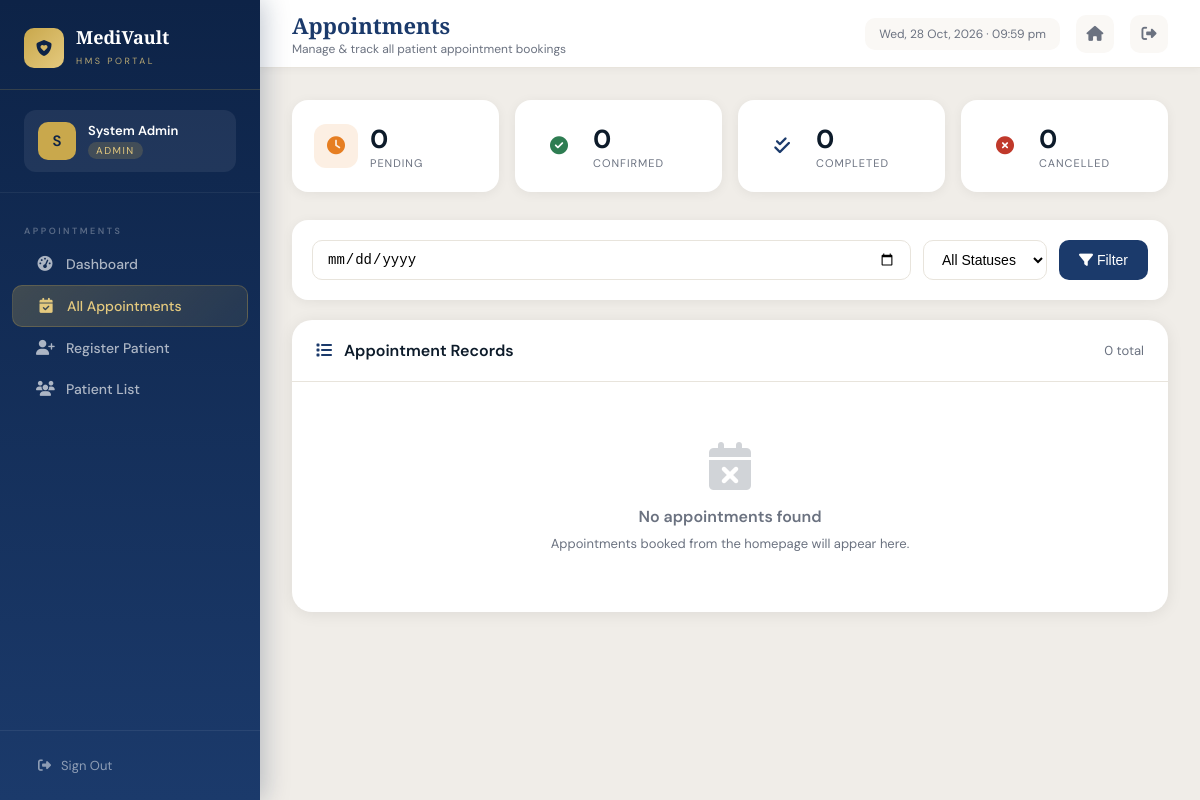
The app's page /appointments (signed in) with its own data.
### models/user.py (models this page shows, shortened)
class User(UserMixin, db.Model):
    __tablename__ = 'users'
    id         = db.Column(db.Integer, primary_key=True)
    full_name  = db.Column(db.String(120), nullable=False)
    email      = db.Column(db.String(120), unique=True, nullable=False)
    password   = db.Column(db.String(256), nullable=False)
    role       = db.Column(db.String(20), nullable=False, default='receptionist')
    department = db.Column(db.String(100))
    phone      = db.Column(db.String(20))
    is_active  = db.Column(db.Boolean, default=True)
    created_at = db.Column(db.DateTime, default=datetime.utcnow)

### routes/appointments.py (the view)
@appts_bp.route('/appointments')
@login_required
@roles_required('admin', 'receptionist', 'doctor')
def list_appointments():
    status_filter = request.args.get('status', '')
    date_filter   = request.args.get('date', '')
    page          = request.args.get('page', 1, type=int)
    query = Appointment.query
    if status_filter:
        query = query.filter_by(status=status_filter)
    if date_filter:
        query = query.filter(Appointment.appointment_date == date_filter)
    appointments = query.order_by(Appointment.created_at.desc()).paginate(page=page, per_page=20, error_out=False)
    counts = {
        'pending'  : Appointment.query.filter_by(status='pending').count(),
        'confirmed': Appointment.query.filter_by(status='confirmed').count(),
        'completed': Appointment.query.filter_by(status='completed').count(),
        'cancelled': Appointment.query.filter_by(status='cancelled').count(),
    }
    doctors = User.query.filter_by(role='doctor', is_active=True).all()
    return render_template('appointments/list.html',
        appointments  = appointments,
        counts        = counts,
        status_filter = status_filter,
        date_filter   = date_filter,
        doctors       = doctors,
    )

### templates/appointments/list.html (shortened to what this page needs)
{% extends "base.html" %}
{% block page_title %}Appointments{% endblock %}
{% block page_subtitle %}Manage & track all patient appointment bookings{% endblock %}
{% block sidebar_nav %}
<div class="nav-section-label">Appointments</div>
<a href="/dashboard" class="nav-item"><i class="fas fa-gauge-high"></i> Dashboard</a>
<a href="/appointments" class="nav-item active"><i class="fas fa-calendar-check"></i> All Appointments</a>
<a href="/patients/new" class="nav-item"><i class="fas fa-user-plus"></i> Register Patient</a>
<a href="/patients" class="nav-item"><i class="fas fa-users"></i> Patient List</a>
{% endblock %}
{% block content %}
<div style="display:grid;grid-template-columns:repeat(4,1fr);gap:16px;margin-bottom:28px">
  {% set card_data = [
    ('pending','clock','Pending',counts.pending,'#E67E22'),
    ('confirmed','circle-check','Confirmed',counts.confirmed,'var(--emerald)'),
    ('completed','check-double','Completed',counts.completed,'var(--royal)'),
    ('cancelled','circle-xmark','Cancelled',counts.cancelled,'var(--rose)')
  ] %}
  {% for slug,icon,label,count,color in card_data %}
  <a href="?status={{ slug }}" style="text-decoration:none">
    <div style="background:var(--white);border-radius:16px;padding:20px;border:2px solid {% if status_filter == slug %}{{ color }}{% else %}transparent{% endif %};box-shadow:0 2px 12px rgba(0,0,0,0.06);transition:all .2s">
      <div style="display:flex;align-items:center;gap:12px">
        <div style="width:44px;height:44px;border-radius:12px;background:{{ color }}20;display:flex;align-items:center;justify-content:center;color:{{ color }};font-size:18px">
          <i class="fas fa-{{ icon }}"></i>
        </div>
        <div>
          <div style="font-size:26px;font-weight:700;color:var(--navy-text)">{{ count }}</div>
          <div style="font-size:11px;color:var(--slate);text-transform:uppercase;letter-spacing:1px">{{ label }}</div>
        </div>
      </div>
    </div>
  </a>
  {% endfor %}
</div>
<div style="background:var(--white);border-radius:16px;padding:20px;margin-bottom:20px;box-shadow:0 2px 12px rgba(0,0,0,0.06);display:flex;gap:16px;align-items:center;flex-wrap:wrap">
  <form method="GET" style="display:flex;gap:12px;flex:1;flex-wrap:wrap">
    <div style="flex:1;min-width:200px">
      <input type="date" name="date" value="{{ date_filter }}"
        style="width:100%;padding:10px 14px;border:1.5px solid var(--platinum);border-radius:10px;font-size:14px;outline:none">
    </div>
    <div>
      <select name="status" style="padding:10px 14px;border:1.5px solid var(--platinum);border-radius:10px;font-size:14px;outline:none;background:white">
        <option value="">All Statuses</option>
      </select>
    </div>
    <button type="submit" style="padding:10px 20px;background:var(--royal);color:white;border:none;border-radius:10px;font-size:14px;cursor:pointer">
      <i class="fas fa-filter"></i> Filter
    </button>
  </form>
</div>
<div style="background:var(--white);border-radius:20px;overflow:hidden;box-shadow:0 2px 16px rgba(0,0,0,0.08)">
  <div style="padding:20px 24px;border-bottom:1px solid var(--platinum);display:flex;align-items:center;justify-content:space-between">
    <div style="font-size:16px;font-weight:600;color:var(--navy-text)">
      <i class="fas fa-list" style="color:var(--royal);margin-right:8px"></i>
      Appointment Records
    </div>
    <div style="font-size:13px;color:var(--slate)">{{ appointments.total }} total</div>
  </div>
  {% if appointments.items %}
  <div style="overflow-x:auto">
    <table style="width:100%;border-collapse:collapse">
      <thead>
        <tr style="background:#F8F7F4">
          <th style="padding:14px 20px;text-align:left;font-size:11px;text-transform:uppercase;letter-spacing:1px;color:var(--slate);font-weight:600">#</th>
          <th style="padding:14px 20px;text-align:left;font-size:11px;text-transform:uppercase;letter-spacing:1px;color:var(--slate);font-weight:600">Patient</th>
          <th style="padding:14px 20px;text-align:left;font-size:11px;text-transform:uppercase;letter-spacing:1px;color:var(--slate);font-weight:600">Contact</th>
          <th style="padding:14px 20px;text-align:left;font-size:11px;text-transform:uppercase;letter-spacing:1px;color:var(--slate);font-weight:600">Doctor</th>
          <th style="padding:14px 20px;text-align:left;font-size:11px;text-transform:uppercase;letter-spacing:1px;color:var(--slate);font-weight:600">Date</th>
          <th style="padding:14px 20px;text-align:left;font-size:11px;text-transform:uppercase;letter-spacing:1px;color:var(--slate);font-weight:600">Status</th>
          <th style="padding:14px 20px;text-align:left;font-size:11px;text-transform:uppercase;letter-spacing:1px;color:var(--slate);font-weight:600">Actions</th>
        </tr>
      </thead>
      <tbody>
        {% for appt in appointments.items %}
        <tr style="border-top:1px solid var(--platinum);transition:background .15s" onmouseover="this.style.background='#FAFAF8'" onmouseout="this.style.background=''">
          <td style="padding:14px 20px;font-size:13px;color:var(--slate)">#{{ appt.id }}</td>
          <td style="padding:14px 20px">
            <div style="font-weight:600;color:var(--navy-text);font-size:14px">{{ appt.patient_name }}</div>
            <div style="font-size:11px;color:var(--slate);margin-top:2px">
              <span style="background:{% if appt.patient_type=='new' %}#EBF5FB{% else %}#EAF7F0{% endif %};color:{% if appt.patient_type=='new' %}var(--teal){% else %}var(--emerald){% endif %};padding:2px 8px;border-radius:100px;font-weight:600;text-transform:uppercase;letter-spacing:.5px">
                {{ appt.patient_type }}
              </span>
              {% if appt.patient_id_ref %}
              <span style="margin-left:6px">{{ appt.patient_id_ref }}</span>
              {% endif %}
            </div>
          </td>
          <td style="padding:14px 20px;font-size:13px">
            <div>{{ appt.phone }}</div>
            {% if appt.email %}<div style="color:var(--slate)">{{ appt.email }}</div>{% endif %}
          </td>
          <td style="padding:14px 20px;font-size:13px;color:var(--navy-text)">{{ appt.preferred_doctor or '—' }}</td>
          <td style="padding:14px 20px;font-size:13px;font-weight:600;color:var(--navy-text)">{{ appt.appointment_date }}</td>
          <td style="padding:14px 20px">
            {% set sc = {'pending':'#E67E22','confirmed':'var(--emerald)','completed':'var(--royal)','cancelled':'var(--rose)'} %}
            <span style="padding:4px 12px;border-radius:100px;font-size:11px;font-weight:700;text-transform:uppercase;letter-spacing:.5px;background:{{ sc.get(appt.status,'var(--slate)') }}20;color:{{ sc.get(appt.status,'var(--slate)') }}">
              {{ appt.status }}
            </span>
          </td>
          <td style="padding:14px 20px">
            <div style="display:flex;gap:6px">
              <a href="/appointments/{{ appt.id }}" style="padding:6px 12px;background:var(--royal);color:white;border-radius:8px;font-size:12px;text-decoration:none">
                <i class="fas fa-eye"></i>
              </a>
              {% if appt.status == 'pending' %}
              <a href="/appointments/{{ appt.id }}/confirm" style="padding:6px 12px;background:var(--emerald);color:white;border-radius:8px;font-size:12px;text-decoration:none" title="Confirm">
                <i class="fas fa-check"></i>
              </a>
              <a href="/appointments/{{ appt.id }}/cancel" style="padding:6px 12px;background:var(--rose);color:white;border-radius:8px;font-size:12px;text-decoration:none" title="Cancel"
                onclick="return confirm('Cancel this appointment?')">
                <i class="fas fa-times"></i>
              </a>
              {% elif appt.status == 'confirmed' %}
              <a href="/appointments/{{ appt.id }}/complete" style="padding:6px 12px;background:var(--royal-mid);color:white;border-radius:8px;font-size:12px;text-decoration:none" title="Mark Complete">
                <i class="fas fa-check-double"></i>
              </a>
              {% endif %}
            </div>
          </td>
        </tr>
        {% endfor %}
      </tbody>
    </table>
  </div>
  {% if appointments.pages > 1 %}
  <div style="padding:16px 24px;border-top:1px solid var(--platinum);display:flex;gap:8px;justify-content:center">
    {% for page in appointments.iter_pages() %}
      {% if page %}
        <a href="?page={{ page }}{% if status_filter %}&status={{ status_filter }}{% endif %}{% if date_filter %}&date={{ date_filter }}{% endif %}"
          style="padding:8px 14px;border-radius:8px;font-size:13px;text-decoration:none;{% if page == appointments.page %}background:var(--royal);color:white{% else %}background:var(--platinum);color:var(--navy-text){% endif %}">
          {{ page }}
        </a>
      {% else %}
        <span style="padding:8px 6px;color:var(--slate)">…</span>
      {% endif %}
    {% endfor %}
  </div>
  {% endif %}
  {% else %}
  <div style="padding:60px;text-align:center;color:var(--slate)">
    <i class="fas fa-calendar-xmark" style="font-size:48px;opacity:0.3;margin-bottom:16px;display:block"></i>
    <div style="font-size:16px;font-weight:600;margin-bottom:8px">No appointments found</div>
    <div style="font-size:13px">Appointments booked from the homepage will appear here.</div>
  </div>
  {% endif %}
</div>
{% endblock %}

### templates/base.html (shortened to what this page needs)
<!DOCTYPE html>
<html lang="en">
<head>
  <link rel="stylesheet" href="https://cdnjs.cloudflare.com/ajax/libs/font-awesome/6.5.0/css/all.min.css"/>
</head>
<body>
<aside class="sidebar">
  <a href="/" class="sidebar-logo">
    <div class="logo-icon"><i class="fas fa-shield-heart"></i></div>
    <div class="logo-name">
      <span>MediVault</span>
      <small>HMS Portal</small>
    </div>
  </a>
  <div class="sidebar-user">
    <div class="user-badge role-{{ current_user.role }}">
      <div class="user-avatar">{{ current_user.full_name[0].upper() }}</div>
      <div class="user-info">
        <div class="u-name">{{ current_user.full_name }}</div>
        <div class="u-role">{{ current_user.role.title() }}</div>
      </div>
    </div>
  </div>
  <nav class="sidebar-nav">
    {% block sidebar_nav %}{% endblock %}
  </nav>
  <div class="sidebar-footer">
    <a href="/auth/logout" class="btn-logout">
      <i class="fas fa-right-from-bracket"></i> Sign Out
    </a>
  </div>
</aside>
<div class="main-content">
  <div class="topbar">
    <div class="topbar-left">
      <h1>{% block page_title %}Dashboard{% endblock %}</h1>
      <p>{% block page_subtitle %}Welcome back{% endblock %}</p>
    </div>
    <div class="topbar-right">
      <div class="topbar-date" id="topbar-date"></div>
      <a href="/" class="topbar-icon-btn" title="Home"><i class="fas fa-house"></i></a>
      <a href="/auth/logout" class="topbar-icon-btn" title="Logout"><i class="fas fa-right-from-bracket"></i></a>
    </div>
  </div>
  <div class="page-content">
    {% block content %}{% endblock %}
  </div>
</div>
</body>
</html>

### records on screen
User: full_name "S", full_name "System Admin", role "ADMIN"

### other values on screen
{{ count }} "0" "0" "0" "0"
{{ label }} "PENDING" "CONFIRMED" "COMPLETED" "CANCELLED"
{{ appointments.total }} "0"
